Frame 1 (no input): blank canvas, image omitted
Frame 60 (the mouse pressed at the canvas centre just before this capture): blank canvas, image omitted
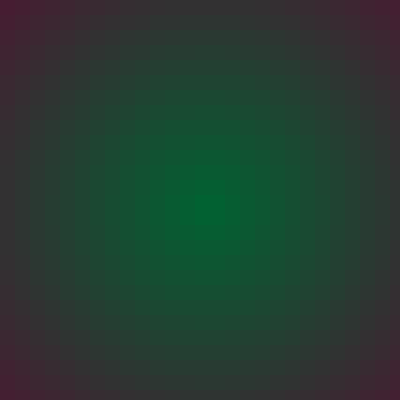
Frame 120 (the mouse held since frame 60 and released just before this capture)

The Processing sketch whose frames 1 and 60 were blank and that drew this single picture after the mouse press (run headless with seeded random() and noise(); from frame 60 on, the mouse is pressed at the canvas centre):

// Processing sketch: processing_15458
// ── processing_15458.pde

// new script
float s = 15;
void setup() {
  size(400,400);
  noStroke();
}

void draw() {
if(mousePressed){
  for(int x =0; x < width/s; x++){
      for(int y =0; y < width/s; y++){
          float r = (dist(x*s,y*s,mouseX,mouseY)/width)*100;
          fill(r, 100 - r, 50);
          rect(x*s,y*s,s,s);
      }
  }
  } 
}
